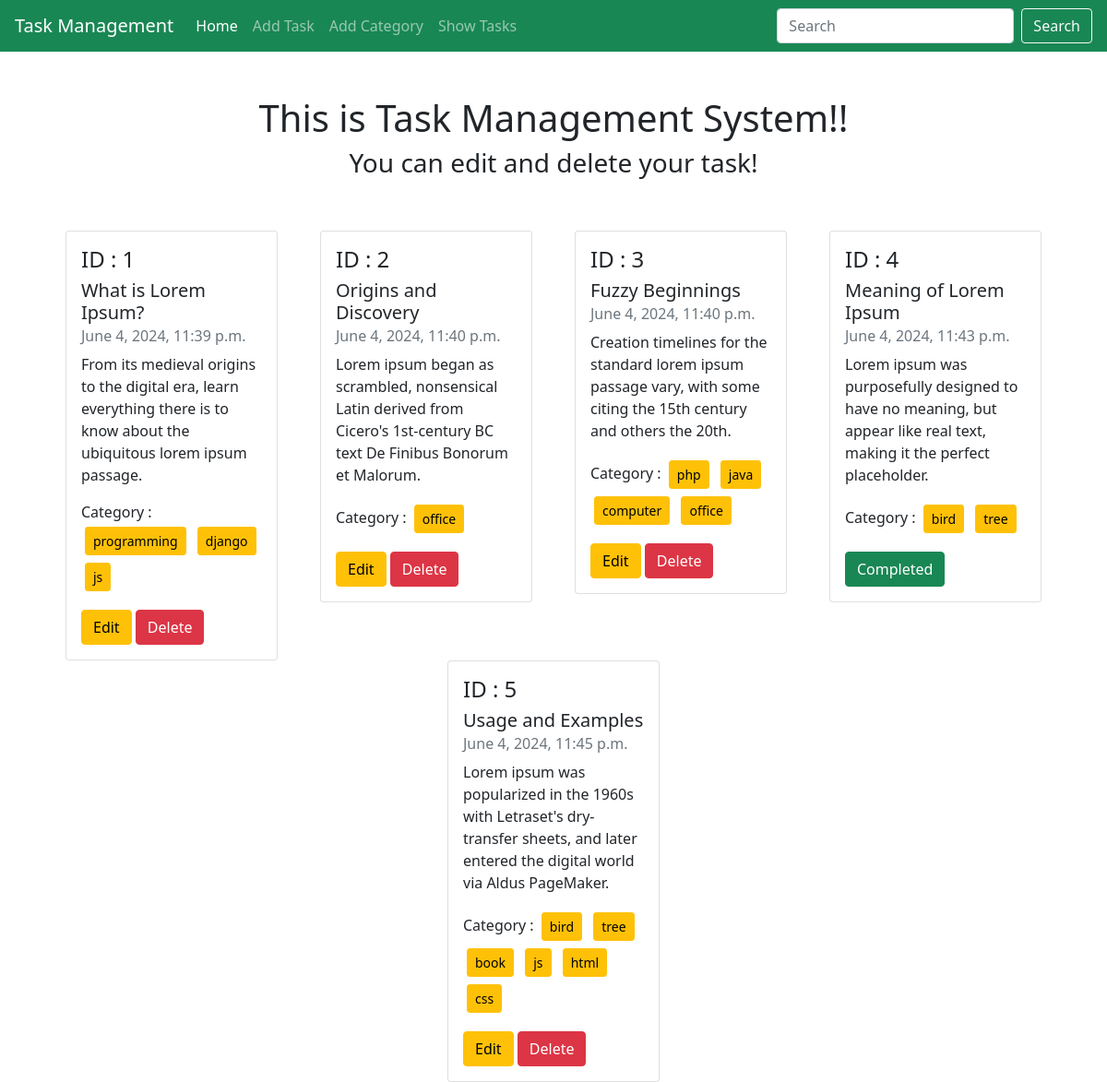
The page / on the database its author committed.
### tasks/models.py (models this page shows, shortened)
class Task(models.Model):
    title = models.CharField(max_length=60)
    description = models.TextField()
    is_completed = models.BooleanField(default='False')
    assign_date = models.DateTimeField(auto_now_add=True)
    category = models.ManyToManyField(Category)
    author = models.ForeignKey(Author, on_delete=models.CASCADE)

### categories/models.py (models this page shows, shortened)
class Category(models.Model):
    name = models.CharField(max_length=100)

### task_management/views.py (the view)
# urls.py: 2. Add a URL to urlpatterns:  path('', views.home, name='home')
def home(request):
    data = Task.objects.all()
    return render(request, 'home.html', {'data' : data})

### templates/home.html
{% extends 'base.html' %}
{% load crispy_forms_tags %}
{% block content %}
<div class="text-center mt-5">
    <h1>This is Task Management System!!</h1>
    <h3>You can edit and delete your task!</h3>
</div>
<div class="d-flex flex-wrap justify-content-center px-5 pt-5">
    {% for task in data %}
    <div class="col-sm-3">
        <div class="card mx-2">
            <div class="card-body">
              <h4>ID : {{task.id}}</h4>
              <h5>{{task.title}}</h5>
              <h6 class="card-subtitle mb-2 text-muted">{{task.assign_date}}</h6>
              <p class="card-text">{{task.description}}</p>
              <p>Category :
                {% for cat in task.category.all %}
                <button class="btn btn-warning btn-sm m-1">{{cat.name}}</button>
                {% endfor %}
              </p>
              {% if task.is_completed %}
              <a href="" class="btn btn-success">Completed</a>
              {% else %}
              <a href="{% url 'edit_task' task.id %}" class="btn btn-warning">Edit</a>
              <a href="{% url 'delete_task' task.id %}" class="btn btn-danger">Delete</a>
              {% endif %}
            </div>
          </div>
    </div>
    {% endfor %}
</div>
{% endblock %}

### templates/base.html (shortened to what this page needs)
<!doctype html>
<html lang="en">
  <head>
    <link rel="stylesheet" href="https://cdn.jsdelivr.net/npm/bootstrap@4.0.0/dist/css/bootstrap.min.css">
    <link href="https://cdn.jsdelivr.net/npm/bootstrap@5.0.2/dist/css/bootstrap.min.css" rel="stylesheet">
  </head>
  <body>
    <nav class="navbar navbar-expand-lg navbar-dark bg-success">
        <a class="navbar-brand" href="{% url 'show_task' %}">Task Management</a>
        <div class="collapse navbar-collapse" id="navbarSupportedContent">
          <ul class="navbar-nav mr-auto">
            <li class="nav-item active">
              <a class="nav-link" href="{% url 'show_task' %}">Home <span class="sr-only">(current)</span></a>
            </li>
            <li class="nav-item">
              <a class="nav-link" href="{% url 'add_task' %}">Add Task</a>
            </li>
            <li class="nav-item">
              <a class="nav-link" href="{% url 'add_category' %}">Add Category</a>
            </li>
            <li class="nav-item">
              <a class="nav-link" href="{% url 'show_task' %}">Show Tasks</a>
            </li>
          </ul>
          <form class="form-inline my-2 my-lg-0">
            <input class="form-control mr-sm-2" type="search" placeholder="Search" aria-label="Search">
            <button class="btn btn-outline-light my-2 my-sm-0" type="submit">Search</button>
          </form>
        </div>
      </nav>
      {% block content %}
      {% endblock %}
  </body>
</html>

### rows shown on the page
Task: id "1", title "What is Lorem Ipsum?", assign_date "June 4, 2024, 11:39 p.m.", description "From its medieval origins to the digital era, learn everything there is to know about the ubiquitous lorem ipsum passage.", is_completed "Edit"
Category: name "programming"
Category: name "django"
Category: name "js"
Task: id "2", title "Origins and Discovery", assign_date "June 4, 2024, 11:40 p.m.", description "Lorem ipsum began as scrambled, nonsensical Latin derived from Cicero's 1st-century BC text De Finibus Bonorum et Malorum.", is_completed "Edit"
Category: name "office"
Task: id "3", title "Fuzzy Beginnings", assign_date "June 4, 2024, 11:40 p.m.", description "Creation timelines for the standard lorem ipsum passage vary, with some citing the 15th century and others the 20th.", is_completed "Edit"
Category: name "php"
Category: name "java"
Category: name "computer"
Task: id "4", title "Meaning of Lorem Ipsum", assign_date "June 4, 2024, 11:43 p.m.", description "Lorem ipsum was purposefully designed to have no meaning, but appear like real text, making it the perfect placeholder.", is_completed "Completed"
Category: name "bird"
Category: name "tree"
Task: id "5", title "Usage and Examples", assign_date "June 4, 2024, 11:45 p.m.", description "Lorem ipsum was popularized in the 1960s with Letraset's dry-transfer sheets, and later entered the digital world via Aldus PageMaker.", is_completed "Edit"
Category: name "book"
Category: name "html"
Category: name "css"
